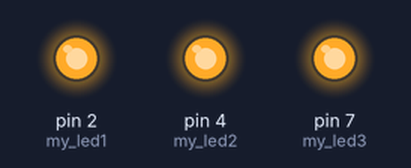
A sketch run on a simulated Arduino Uno, built with avr-gcc and run on an emulated ATmega328P. On the bench: output pins drawn as LEDs (lit = HIGH).

Above: at 0.5 s.
At 3.5 s:
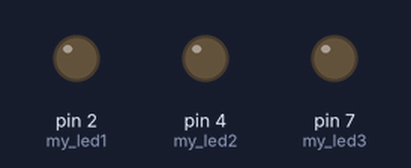
Timing chart, 0 to 4.6 s (numbered marks = the images above):
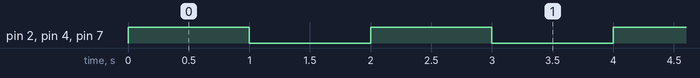

Measured:
- by itself, pin 2 (my_led1), pin 4 (my_led2), pin 7 (my_led3): alternates HIGH for 1.0 s and LOW for 1.0 s

The sketch:

blink_simul.ino
```cpp
# define my_led1 2//global declaration
# define my_led2 4
# define my_led3 7
void setup() {
       pinMode (my_led1,OUTPUT);
       Serial.begin(1000);
       pinMode (my_led2, OUTPUT);
       Serial.begin(1000);
       pinMode (my_led3,OUTPUT);
       Serial.begin(1000);//to begin

}
 void loop() {
     digitalWrite(my_led1, HIGH);
     digitalWrite(my_led2, HIGH);
     digitalWrite(my_led3, HIGH);
     delay(1000);


     digitalWrite(my_led1, LOW);
     digitalWrite(my_led2, LOW);
     digitalWrite(my_led3, LOW);
     delay(1000);

 }
```
